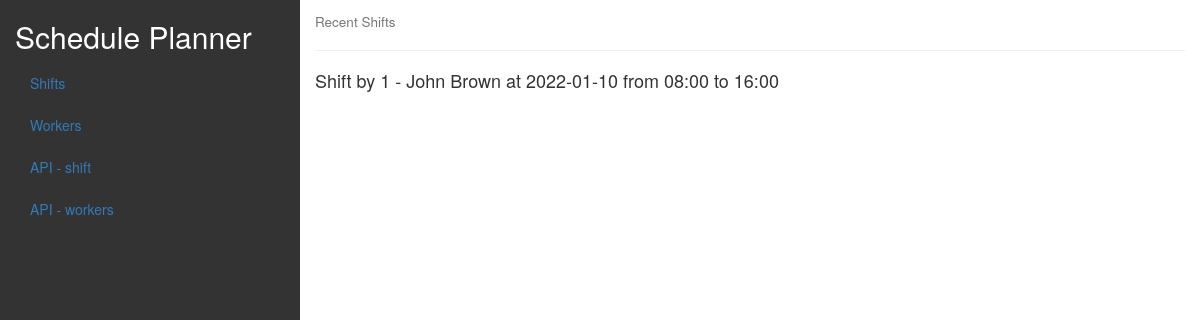
The app's page /, older data.
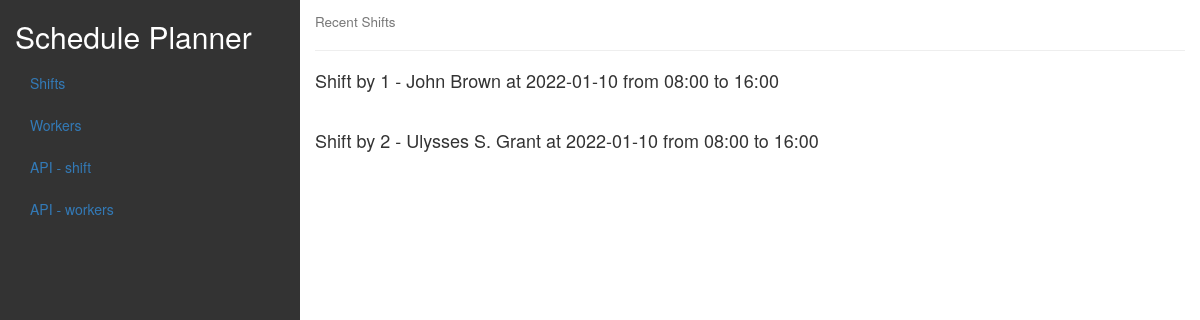
The same page, newer data.
### apimanager/models.py (models this page shows, shortened)
class Shift(models.Model):
    class ShiftTimes(models.TextChoices):
        FIRST = "00:00"
        SECOND = "08:00"
        THIRD = "16:00"
    worker = models.ForeignKey(Worker, on_delete=models.CASCADE)
    shift_date = models.DateField("Shift Date")
    shift_start = models.CharField(max_length=5, choices=ShiftTimes.choices)
    shift_end = models.CharField(
        max_length=5, choices=ShiftTimes.choices, blank=True, null=True
    )
    def __str__(self):
        return f"Shift by {self.worker.id} - {self.worker.name} at {self.shift_date} from {self.shift_start} to {self.shift_end}"

class Worker(models.Model):
    name = models.CharField(max_length=100)

### apimanager/views.py (the view)
# urls.py: path("", dashboard, name="dashboard"),
def dashboard(request):
    shifts = Shift.objects.order_by("-shift_date")
    context = {
        "page_name": "Recent Shifts",
        "items": list(shifts),
        "not_available_message": "No Shifts Available",
    }
    return render(request, "apimanager/index.html", context)

### apimanager/templates/apimanager/index.html (shortened to what this page needs)
<!DOCTYPE html>
<html lang="en">
<head>
  <link rel="stylesheet" href="https://maxcdn.bootstrapcdn.com/bootstrap/3.4.1/css/bootstrap.min.css">
</head>
<body>
<div class="container-fluid">
  <div class="row content">
    <div class="col-sm-3 sidenav">
      <h2 style="color: white">Schedule Planner</h2>
      <ul class="nav nav-pills nav-stacked">
        <li><a href="/">Shifts</a></li>
        <li><a href="/workers">Workers</a></li>
        <li><a href="/api/shifts">API - shift</a></li>
        <li><a href="/api/workers">API - workers</a></li>
      </ul><br>
    </div>
    <div class="col-sm-9">
      <h4><small>{{ page_name }}</small></h4>
      <hr>
      {% if items %}
        {% for item in items %}
          <h4>{{ item }}</h4>
          <br>
        {% endfor %}
      {% else %}
        <h2>{{ not_available_message }}</h2>
      {% endif %}
    </div>
  </div>
</div>
</body>
</html>

Row changes from the older to the newer data that the page shows:
added Shift: worker+shift_date+shift_start "Shift by 2 - Ulysses S. Grant at 2022-01-10 from 08:00 to 16:00"
